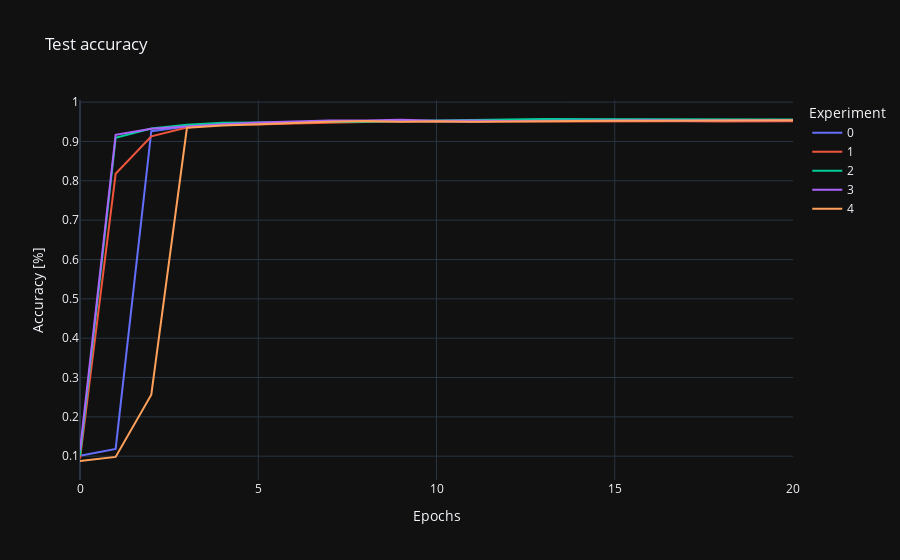
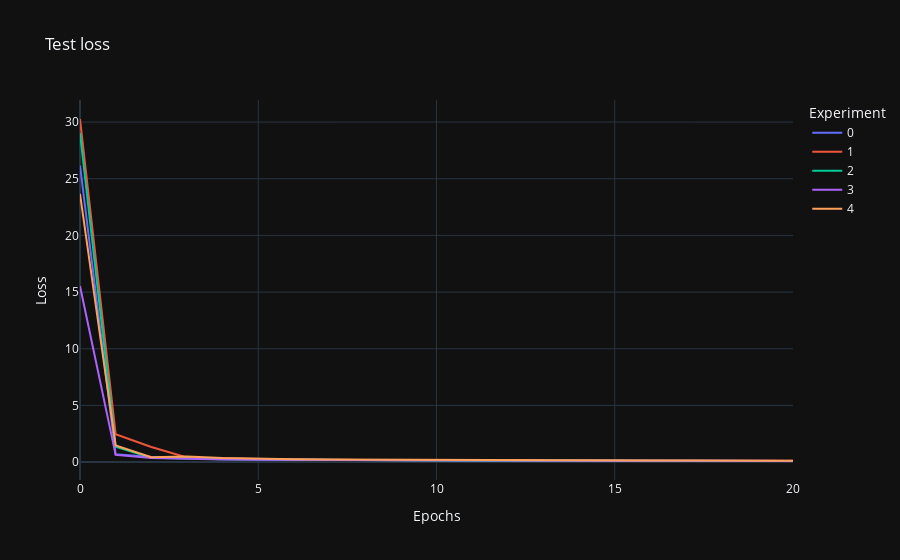

Notebook cell for these charts, in order:
### Markdown cell above
Results:

### Code cell
visualize(['final'])

### Figure 1 — Plotly figure (JSON) as saved in the notebook; plotly's stock layout.template omitted (floating-point values rounded to 4 significant figures)
{"data": [{"hovertemplate": "Experiment=0<br>Epochs=%{x}<br>Accuracy [%]=%{y}<extra></extra>", "legendgroup": "0", "line": {"color": "#636efa", "dash": "solid"}, "marker": {"symbol": "circle"}, "mode": "lines", "name": "0", "orientation": "v", "showlegend": true, "x": [0, 1, 2, 3, 4, 5, 6, 7, 8, 9, 10, 11, 12, 13, 14, 15, 16, 17, 18, 19, 20], "xaxis": "x", "y": [0.1008, 0.1186, 0.9262, 0.938, 0.9432, 0.9451, 0.946, 0.9495, 0.9522, 0.9517, 0.9508, 0.9502, 0.9528, 0.952, 0.9526, 0.9537, 0.9536, 0.9533, 0.9529, 0.9528, 0.9526], "yaxis": "y", "type": "scatter"}, {"hovertemplate": "Experiment=1<br>Epochs=%{x}<br>Accuracy [%]=%{y}<extra></extra>", "legendgroup": "1", "line": {"color": "#EF553B", "dash": "solid"}, "marker": {"symbol": "circle"}, "mode": "lines", "name": "1", "orientation": "v", "showlegend": true, "x": [0, 1, 2, 3, 4, 5, 6, 7, 8, 9, 10, 11, 12, 13, 14, 15, 16, 17, 18, 19, 20], "xaxis": "x", "y": [0.0941, 0.8179, 0.913, 0.9354, 0.9435, 0.9431, 0.9456, 0.9475, 0.9485, 0.9514, 0.9508, 0.9509, 0.9523, 0.9509, 0.9505, 0.9512, 0.952, 0.9516, 0.9507, 0.9512, 0.9513], "yaxis": "y", "type": "scatter"}, {"hovertemplate": "Experiment=2<br>Epochs=%{x}<br>Accuracy [%]=%{y}<extra></extra>", "legendgroup": "2", "line": {"color": "#00cc96", "dash": "solid"}, "marker": {"symbol": "circle"}, "mode": "lines", "name": "2", "orientation": "v", "showlegend": true, "x": [0, 1, 2, 3, 4, 5, 6, 7, 8, 9, 10, 11, 12, 13, 14, 15, 16, 17, 18, 19, 20], "xaxis": "x", "y": [0.1012, 0.9094, 0.933, 0.9422, 0.9478, 0.9475, 0.9491, 0.9509, 0.9499, 0.9522, 0.9539, 0.9557, 0.9556, 0.9568, 0.9566, 0.9563, 0.9559, 0.9565, 0.957, 0.9571, 0.9558], "yaxis": "y", "type": "scatter"}, {"hovertemplate": "Experiment=3<br>Epochs=%{x}<br>Accuracy [%]=%{y}<extra></extra>", "legendgroup": "3", "line": {"color": "#ab63fa", "dash": "solid"}, "marker": {"symbol": "circle"}, "mode": "lines", "name": "3", "orientation": "v", "showlegend": true, "x": [0, 1, 2, 3, 4, 5, 6, 7, 8, 9, 10, 11, 12, 13, 14, 15, 16, 17, 18, 19, 20], "xaxis": "x", "y": [0.1146, 0.917, 0.9324, 0.939, 0.9437, 0.9482, 0.9505, 0.953, 0.9533, 0.9552, 0.9524, 0.9533, 0.9519, 0.9528, 0.953, 0.9528, 0.954, 0.9534, 0.9542, 0.954, 0.954], "yaxis": "y", "type": "scatter"}, {"hovertemplate": "Experiment=4<br>Epochs=%{x}<br>Accuracy [%]=%{y}<extra></extra>", "legendgroup": "4", "line": {"color": "#FFA15A", "dash": "solid"}, "marker": {"symbol": "circle"}, "mode": "lines", "name": "4", "orientation": "v", "showlegend": true, "x": [0, 1, 2, 3, 4, 5, 6, 7, 8, 9, 10, 11, 12, 13, 14, 15, 16, 17, 18, 19, 20], "xaxis": "x", "y": [0.0878, 0.0982, 0.2562, 0.9348, 0.9406, 0.9443, 0.9467, 0.9503, 0.9518, 0.9501, 0.9513, 0.9501, 0.951, 0.952, 0.9529, 0.9529, 0.9526, 0.9526, 0.9532, 0.9532, 0.9542], "yaxis": "y", "type": "scatter"}], "layout": {"xaxis": {"anchor": "y", "domain": [0.0, 1.0], "title": {"text": "Epochs"}}, "yaxis": {"anchor": "x", "domain": [0.0, 1.0], "title": {"text": "Accuracy [%]"}}, "legend": {"title": {"text": "Experiment"}, "tracegroupgap": 0}, "title": {"text": "Test accuracy"}}}

### Figure 2 — Plotly figure (JSON) as saved in the notebook; plotly's stock layout.template omitted (floating-point values rounded to 4 significant figures)
{"data": [{"hovertemplate": "Experiment=0<br>Epochs=%{x}<br>Loss=%{y}<extra></extra>", "legendgroup": "0", "line": {"color": "#636efa", "dash": "solid"}, "marker": {"symbol": "circle"}, "mode": "lines", "name": "0", "orientation": "v", "showlegend": true, "x": [0, 1, 2, 3, 4, 5, 6, 7, 8, 9, 10, 11, 12, 13, 14, 15, 16, 17, 18, 19, 20], "xaxis": "x", "y": [26.17, 0.683, 0.4485, 0.3595, 0.2846, 0.2441, 0.217, 0.1924, 0.1774, 0.1643, 0.1526, 0.1466, 0.1378, 0.1318, 0.1266, 0.1204, 0.1148, 0.1108, 0.1073, 0.105, 0.1028], "yaxis": "y", "type": "scatter"}, {"hovertemplate": "Experiment=1<br>Epochs=%{x}<br>Loss=%{y}<extra></extra>", "legendgroup": "1", "line": {"color": "#EF553B", "dash": "solid"}, "marker": {"symbol": "circle"}, "mode": "lines", "name": "1", "orientation": "v", "showlegend": true, "x": [0, 1, 2, 3, 4, 5, 6, 7, 8, 9, 10, 11, 12, 13, 14, 15, 16, 17, 18, 19, 20], "xaxis": "x", "y": [30.27, 2.465, 1.339, 0.4173, 0.3115, 0.2614, 0.2265, 0.2017, 0.1883, 0.1736, 0.1608, 0.1541, 0.1452, 0.1392, 0.1326, 0.1265, 0.1222, 0.1186, 0.1163, 0.1146, 0.1126], "yaxis": "y", "type": "scatter"}, {"hovertemplate": "Experiment=2<br>Epochs=%{x}<br>Loss=%{y}<extra></extra>", "legendgroup": "2", "line": {"color": "#00cc96", "dash": "solid"}, "marker": {"symbol": "circle"}, "mode": "lines", "name": "2", "orientation": "v", "showlegend": true, "x": [0, 1, 2, 3, 4, 5, 6, 7, 8, 9, 10, 11, 12, 13, 14, 15, 16, 17, 18, 19, 20], "xaxis": "x", "y": [29.03, 1.364, 0.3896, 0.2998, 0.2493, 0.2199, 0.1979, 0.1802, 0.1676, 0.1543, 0.1435, 0.1352, 0.1298, 0.1242, 0.1179, 0.1135, 0.1105, 0.1077, 0.1057, 0.1042, 0.1024], "yaxis": "y", "type": "scatter"}, {"hovertemplate": "Experiment=3<br>Epochs=%{x}<br>Loss=%{y}<extra></extra>", "legendgroup": "3", "line": {"color": "#ab63fa", "dash": "solid"}, "marker": {"symbol": "circle"}, "mode": "lines", "name": "3", "orientation": "v", "showlegend": true, "x": [0, 1, 2, 3, 4, 5, 6, 7, 8, 9, 10, 11, 12, 13, 14, 15, 16, 17, 18, 19, 20], "xaxis": "x", "y": [15.53, 0.635, 0.3614, 0.2764, 0.2294, 0.2054, 0.1881, 0.1733, 0.1626, 0.1522, 0.1421, 0.133, 0.1238, 0.1185, 0.113, 0.11, 0.1063, 0.1033, 0.1009, 0.09947, 0.0982], "yaxis": "y", "type": "scatter"}, {"hovertemplate": "Experiment=4<br>Epochs=%{x}<br>Loss=%{y}<extra></extra>", "legendgroup": "4", "line": {"color": "#FFA15A", "dash": "solid"}, "marker": {"symbol": "circle"}, "mode": "lines", "name": "4", "orientation": "v", "showlegend": true, "x": [0, 1, 2, 3, 4, 5, 6, 7, 8, 9, 10, 11, 12, 13, 14, 15, 16, 17, 18, 19, 20], "xaxis": "x", "y": [23.67, 1.463, 0.4271, 0.4966, 0.3542, 0.285, 0.253, 0.2304, 0.2127, 0.1937, 0.1791, 0.17, 0.161, 0.1537, 0.1455, 0.1415, 0.1363, 0.133, 0.1304, 0.1286, 0.1269], "yaxis": "y", "type": "scatter"}], "layout": {"xaxis": {"anchor": "y", "domain": [0.0, 1.0], "title": {"text": "Epochs"}}, "yaxis": {"anchor": "x", "domain": [0.0, 1.0], "title": {"text": "Loss"}}, "legend": {"title": {"text": "Experiment"}, "tracegroupgap": 0}, "title": {"text": "Test loss"}}}
